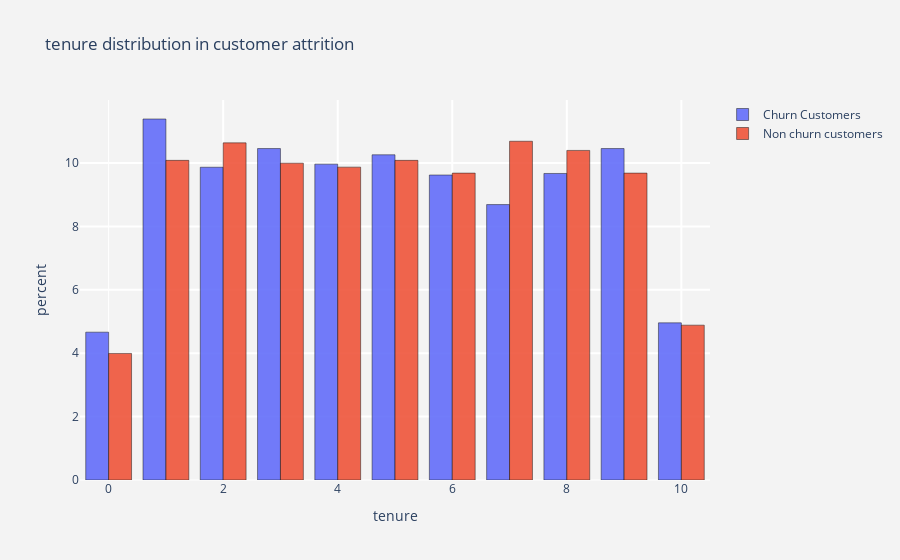

This figure's notebook cell:
### Markdown cell above
The graph above shows us that the customers with age of 46 are the most churned.

### Code cell
# Calling the function for plotting the histogram for tenure column 
histogram(num_cols[2])

### Figure 1 — Plotly figure (JSON) as saved in the notebook; plotly's stock layout.template omitted (floating-point values rounded to 4 significant figures; data arrays with more than 128 entries replaced by an {"elided": "..."} marker saying what was removed)
{"data": [{"histnorm": "percent", "marker": {"line": {"color": "black", "width": 0.5}}, "name": "Churn Customers", "opacity": 0.9, "type": "histogram", "x": {"elided": "2037 int values"}}, {"histnorm": "percent", "marker": {"line": {"color": "black", "width": 0.5}}, "name": "Non churn customers", "opacity": 0.9, "type": "histogram", "x": {"elided": "7963 int values"}}], "layout": {"paper_bgcolor": "rgb(243,243,243)", "plot_bgcolor": "rgb(243,243,243)", "title": {"text": "tenure distribution in customer attrition "}, "xaxis": {"gridcolor": "rgb(255, 255, 255)", "gridwidth": 2, "ticklen": 5, "title": {"text": "tenure"}, "zerolinewidth": 1}, "yaxis": {"gridcolor": "rgb(255, 255, 255)", "gridwidth": 2, "ticklen": 5, "title": {"text": "percent"}, "zerolinewidth": 1}}}
